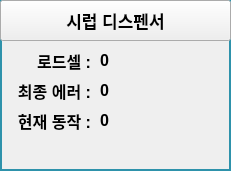
    <widget class="QFrame" name="FRAME_SYRUP">
     <property name="geometry">
      <rect>
       <x>810</x>
       <y>20</y>
       <width>231</width>
       <height>171</height>
      </rect>
     </property>
     <property name="styleSheet">
      <string notr="true">QFrame { 
   border: 2px solid #2E92AB 
} </string>
     </property>
     <property name="frameShape">
      <enum>QFrame::StyledPanel</enum>
     </property>
     <property name="frameShadow">
      <enum>QFrame::Raised</enum>
     </property>
     <widget class="QPushButton" name="BTN_DEV_INFO_SYRUP">
      <property name="geometry">
       <rect>
        <x>0</x>
        <y>0</y>
        <width>231</width>
        <height>41</height>
       </rect>
      </property>
      <property name="font">
       <font>
        <pointsize>13</pointsize>
        <weight>75</weight>
        <bold>true</bold>
       </font>
      </property>
      <property name="text">
       <string>시럽 디스펜서</string>
      </property>
     </widget>
     <widget class="QLabel" name="LB_SYRUP_LOADCELL">
      <property name="geometry">
       <rect>
        <x>100</x>
        <y>50</y>
        <width>121</width>
        <height>21</height>
       </rect>
      </property>
      <property name="font">
       <font>
        <pointsize>12</pointsize>
        <weight>75</weight>
        <bold>true</bold>
       </font>
      </property>
      <property name="styleSheet">
       <string notr="true">QLabel{ 
   border: 0px solid
} </string>
      </property>
      <property name="text">
       <string>0</string>
      </property>
      <property name="alignment">
       <set>Qt::AlignLeading|Qt::AlignLeft|Qt::AlignVCenter</set>
      </property>
     </widget>
     <widget class="QLabel" name="label_5">
      <property name="geometry">
       <rect>
        <x>10</x>
        <y>50</y>
        <width>81</width>
        <height>21</height>
       </rect>
      </property>
      <property name="font">
       <font>
        <pointsize>12</pointsize>
        <weight>75</weight>
        <bold>true</bold>
       </font>
      </property>
      <property name="styleSheet">
       <string notr="true">QLabel{ 
   border: 0px solid
} </string>
      </property>
      <property name="text">
       <string>로드셀 :</string>
      </property>
      <property name="alignment">
       <set>Qt::AlignRight|Qt::AlignTrailing|Qt::AlignVCenter</set>
      </property>
     </widget>
     <widget class="QLabel" name="LB_SYRUP_LAST_ERROR">
      <property name="geometry">
       <rect>
        <x>100</x>
        <y>80</y>
        <width>121</width>
        <height>21</height>
       </rect>
      </property>
      <property name="font">
       <font>
        <pointsize>12</pointsize>
        <weight>75</weight>
        <bold>true</bold>
       </font>
      </property>
      <property name="styleSheet">
       <string notr="true">QLabel{ 
   border: 0px solid
} </string>
      </property>
      <property name="text">
       <string>0</string>
      </property>
      <property name="alignment">
       <set>Qt::AlignLeading|Qt::AlignLeft|Qt::AlignVCenter</set>
      </property>
     </widget>
     <widget class="QLabel" name="label_6">
      <property name="geometry">
       <rect>
        <x>10</x>
        <y>80</y>
        <width>81</width>
        <height>21</height>
       </rect>
      </property>
      <property name="font">
       <font>
        <pointsize>12</pointsize>
        <weight>75</weight>
        <bold>true</bold>
       </font>
      </property>
      <property name="styleSheet">
       <string notr="true">QLabel{ 
   border: 0px solid
} </string>
      </property>
      <property name="text">
       <string>최종 에러 :</string>
      </property>
      <property name="alignment">
       <set>Qt::AlignRight|Qt::AlignTrailing|Qt::AlignVCenter</set>
      </property>
     </widget>
     <widget class="QLabel" name="LB_SYRUP_OP_STATE">
      <property name="geometry">
       <rect>
        <x>100</x>
        <y>110</y>
        <width>121</width>
        <height>21</height>
       </rect>
      </property>
      <property name="font">
       <font>
        <pointsize>12</pointsize>
        <weight>75</weight>
        <bold>true</bold>
       </font>
      </property>
      <property name="styleSheet">
       <string notr="true">QLabel{ 
   border: 0px solid
} </string>
      </property>
      <property name="text">
       <string>0</string>
      </property>
      <property name="alignment">
       <set>Qt::AlignLeading|Qt::AlignLeft|Qt::AlignVCenter</set>
      </property>
     </widget>
     <widget class="QLabel" name="label_7">
      <property name="geometry">
       <rect>
        <x>10</x>
        <y>110</y>
        <width>81</width>
        <height>21</height>
       </rect>
      </property>
      <property name="font">
       <font>
        <pointsize>12</pointsize>
        <weight>75</weight>
        <bold>true</bold>
       </font>
      </property>
      <property name="styleSheet">
       <string notr="true">QLabel{ 
   border: 0px solid
} </string>
      </property>
      <property name="text">
       <string>현재 동작 :</string>
      </property>
      <property name="alignment">
       <set>Qt::AlignRight|Qt::AlignTrailing|Qt::AlignVCenter</set>
      </property>
     </widget>
    </widget>
